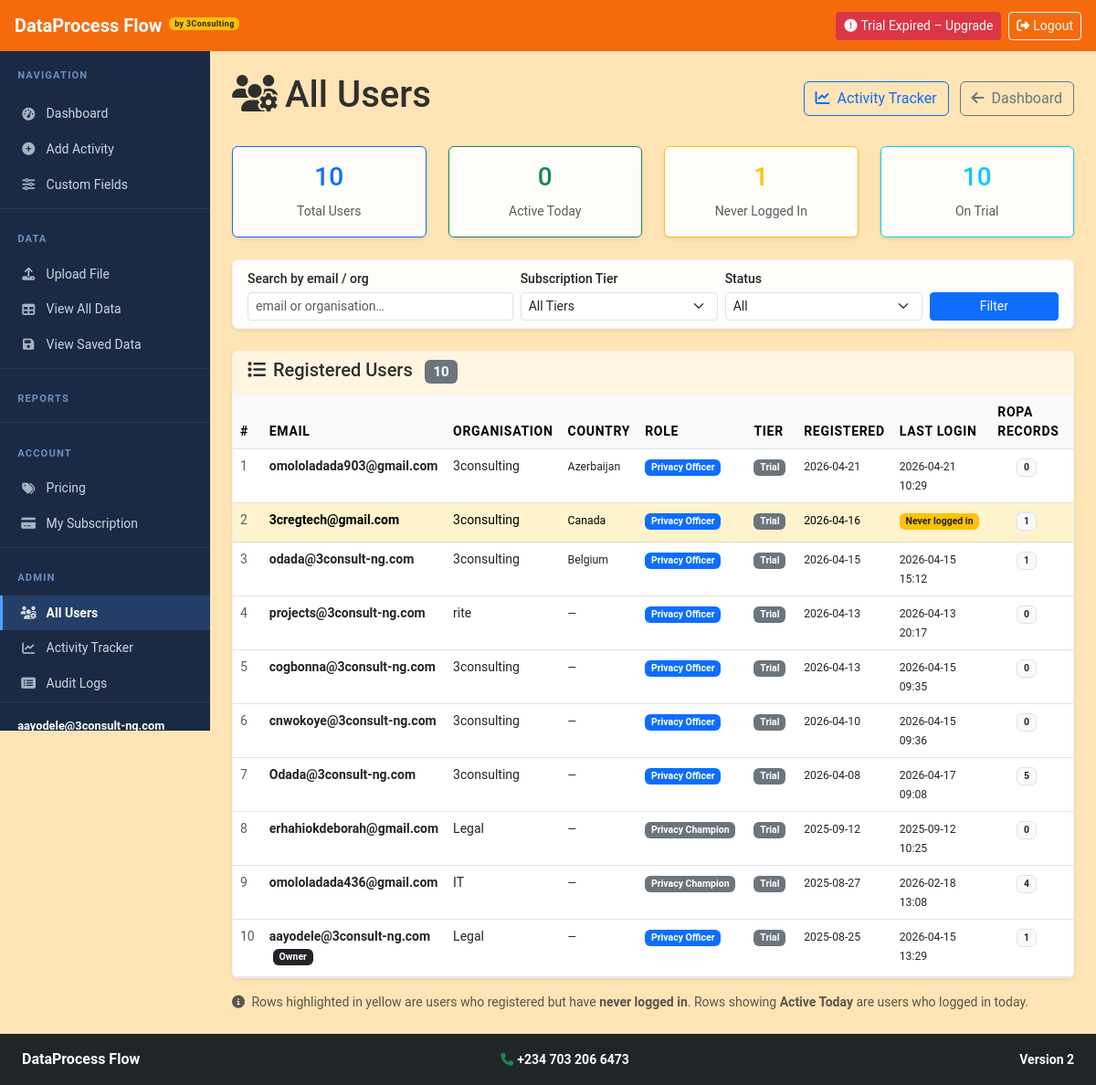
/admin/users (signed in), run on an earlier commit of the app's database.
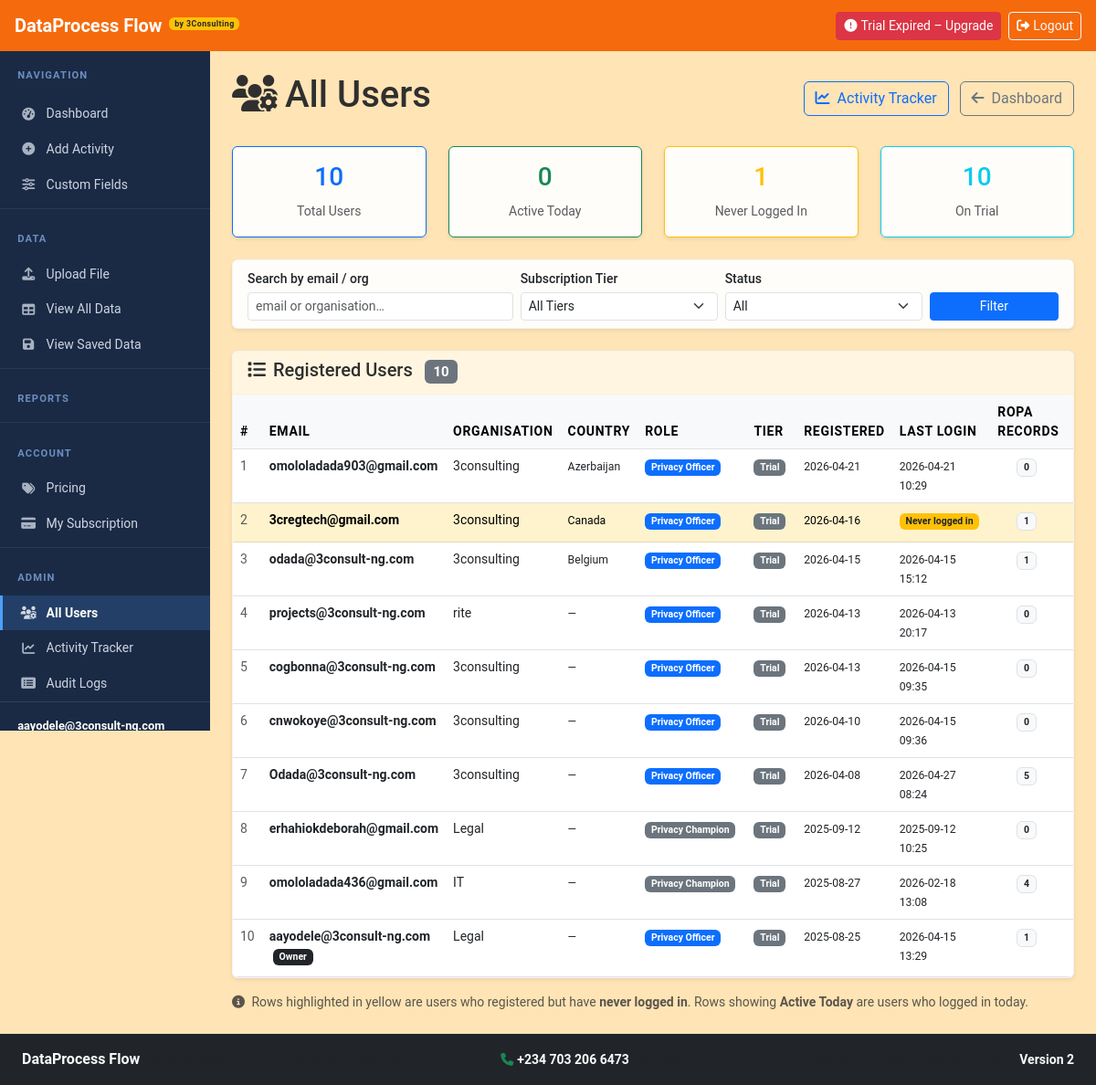
And on a later commit of the database.
### models.py (models this page shows)
class User(UserMixin, db.Model):
    __tablename__ = 'users'
    id = db.Column(Integer, primary_key=True)
    email = db.Column(String(120), unique=True, nullable=False)
    password_hash = db.Column(String(256), nullable=False)
    role = db.Column(String(50), nullable=False, default='Privacy Champion')
    department = db.Column(String(100))
    created_at = db.Column(DateTime, default=datetime.utcnow)
    last_login = db.Column(DateTime)
    reset_token = db.Column(String(256), nullable=True)
    reset_token_expires = db.Column(DateTime, nullable=True)
    country = db.Column(String(100), nullable=True)
    subscription_tier = db.Column(String(50), nullable=False, default='trial')
    trial_start_date = db.Column(DateTime, default=datetime.utcnow)
    subscription_start_date = db.Column(DateTime, nullable=True)
    subscription_end_date = db.Column(DateTime, nullable=True)
    upgrade_email_sent = db.Column(Boolean, default=False)
    ropa_records = db.relationship('ROPARecord', foreign_keys='ROPARecord.created_by', backref='creator', lazy=True)

### app.py (the view)
@app.route('/admin/users')
@login_required
def admin_users():
    if not is_superadmin_user(current_user):
        abort(403)
    q = request.args.get('q', '').strip()
    tier_filter = request.args.get('tier', '').strip()
    status_filter = request.args.get('status', '').strip()
    query = models.User.query
    if q:
        query = query.filter(
            (models.User.email.ilike(f'%{q}%')) |
            (models.User.department.ilike(f'%{q}%'))
        )
    if tier_filter:
        query = query.filter(models.User.subscription_tier == tier_filter)
    if status_filter == 'active':
        query = query.filter(models.User.last_login.isnot(None))
    elif status_filter == 'inactive':
        query = query.filter(models.User.last_login.is_(None))
    users = query.order_by(models.User.created_at.desc()).all()
    today = date.today()
    for u in users:
        u.ropa_count = models.ROPARecord.query.filter_by(created_by=u.id).count()
    stats = {
        'total': models.User.query.count(),
        'active_today': models.User.query.filter(
            models.User.last_login >= datetime.combine(today, datetime.min.time())
        ).count(),
        'never_logged_in': models.User.query.filter(models.User.last_login.is_(None)).count(),
        'on_trial': models.User.query.filter(models.User.subscription_tier == 'trial').count(),
    }
    log_audit_event('Admin View Users', current_user.email, 'Accessed admin user list')
    return render_template('admin_users.html', users=users, stats=stats, today=today)

### templates/admin_users.html (shortened to what this page needs)
{% extends "base.html" %}
{% block content %}
<div class="d-flex justify-content-between align-items-center mb-4">
    <h1><i class="fas fa-users-cog me-2"></i>All Users</h1>
    <div>
        <a href="{{ url_for('admin_activity') }}" class="btn btn-outline-primary me-2">
            <i class="fas fa-chart-line me-2"></i>Activity Tracker
        </a>
        <a href="{{ url_for('privacy_officer_dashboard') }}" class="btn btn-outline-secondary">
            <i class="fas fa-arrow-left me-2"></i>Dashboard
        </a>
    </div>
</div>
<div class="row mb-4">
    <div class="col-md-3">
        <div class="card text-center border-primary">
            <div class="card-body">
                <h3 class="text-primary">{{ stats.total }}</h3>
                <small class="text-muted">Total Users</small>
            </div>
        </div>
    </div>
    <div class="col-md-3">
        <div class="card text-center border-success">
            <div class="card-body">
                <h3 class="text-success">{{ stats.active_today }}</h3>
                <small class="text-muted">Active Today</small>
            </div>
        </div>
    </div>
    <div class="col-md-3">
        <div class="card text-center border-warning">
            <div class="card-body">
                <h3 class="text-warning">{{ stats.never_logged_in }}</h3>
                <small class="text-muted">Never Logged In</small>
            </div>
        </div>
    </div>
    <div class="col-md-3">
        <div class="card text-center border-info">
            <div class="card-body">
                <h3 class="text-info">{{ stats.on_trial }}</h3>
                <small class="text-muted">On Trial</small>
            </div>
        </div>
    </div>
</div>
<div class="card mb-4">
    <div class="card-body py-2">
        <form method="GET" class="row g-2 align-items-end">
            <div class="col-md-4">
                <label class="form-label small mb-1">Search by email / org</label>
                <input type="text" name="q" value="{{ request.args.get('q','') }}" class="form-control form-control-sm" placeholder="email or organisation…">
            </div>
            <div class="col-md-3">
                <label class="form-label small mb-1">Subscription Tier</label>
                <select name="tier" class="form-select form-select-sm">
                    <option value="">All Tiers</option>
                </select>
            </div>
            <div class="col-md-3">
                <label class="form-label small mb-1">Status</label>
                <select name="status" class="form-select form-select-sm">
                    <option value="">All</option>
                </select>
            </div>
            <div class="col-md-2">
                <button type="submit" class="btn btn-primary btn-sm w-100">Filter</button>
            </div>
        </form>
    </div>
</div>
<div class="card">
    <div class="card-header">
        <h5 class="mb-0">
            <i class="fas fa-list me-2"></i>Registered Users
            <span class="badge bg-secondary ms-2">{{ users|length }}</span>
        </h5>
    </div>
    <div class="card-body p-0">
        {% if users %}
        <div class="table-responsive">
            <table class="table table-hover mb-0" style="font-size:0.875rem;">
                <thead class="table-light">
                    <tr>
                        <th>#</th>
                        <th>Email</th>
                        <th>Organisation</th>
                        <th>Country</th>
                        <th>Role</th>
                        <th>Tier</th>
                        <th>Registered</th>
                        <th>Last Login</th>
                        <th>ROPA Records</th>
                        <th>Status</th>
                    </tr>
                </thead>
                <tbody>
                    {% for user in users %}
                    {% set never_logged = user.last_login is none %}
                    {% set last_active_today = user.last_login and user.last_login.date() == today %}
                    <tr class="{{ 'table-warning' if never_logged else '' }}">
                        <td class="text-muted">{{ loop.index }}</td>
                        <td>
                            <strong>{{ user.email }}</strong>
                            {% if user.id == 1 %}<span class="badge bg-dark ms-1">Owner</span>{% endif %}
                        </td>
                        <td>{{ user.department or '—' }}</td>
                        <td><small>{{ user.country or '—' }}</small></td>
                        <td>
                            <span class="badge bg-{{ 'primary' if user.role == 'Privacy Officer' else 'secondary' }}">
                                {{ user.role }}
                            </span>
                        </td>
                        <td>
                            {% set tier_colors = {'trial': 'secondary', 'starter': 'success', 'growth': 'primary', 'enterprise': 'dark'} %}
                            <span class="badge bg-{{ tier_colors.get(user.subscription_tier, 'secondary') }}">
                                {{ user.subscription_tier|title }}
                            </span>
                        </td>
                        <td>
                            <small>{{ user.created_at.strftime('%Y-%m-%d') if user.created_at else 'N/A' }}</small>
                        </td>
                        <td>
                            {% if user.last_login %}
                                <small class="{{ 'text-success fw-bold' if last_active_today else '' }}">
                                    {{ user.last_login.strftime('%Y-%m-%d %H:%M') }}
                                </small>
                            {% else %}
                                <span class="badge bg-warning text-dark">Never logged in</span>
                            {% endif %}
                        </td>
                        <td class="text-center">
                            <span class="badge bg-light text-dark border">{{ user.ropa_count }}</span>
                        </td>
                        <td>
                        </td>
                    </tr>
                    {% endfor %}
                </tbody>
            </table>
        </div>
        {% else %}
        <div class="text-center py-4 text-muted">No users found matching your filters.</div>
        {% endif %}
    </div>
</div>
<div class="mt-3 text-muted small">
    <i class="fas fa-info-circle me-1"></i>
    Rows highlighted in yellow are users who registered but have <strong>never logged in</strong>.
    Rows showing <strong>Active Today</strong> are users who logged in today.
</div>
{% endblock %}

### templates/base.html (shortened to what this page needs)
<!DOCTYPE html>
<html lang="en" data-bs-theme="light">
<head>
    <link href="https://cdn.jsdelivr.net/npm/bootstrap@5.3.0/dist/css/bootstrap.min.css" rel="stylesheet">
    <link href="https://cdnjs.cloudflare.com/ajax/libs/font-awesome/6.4.0/css/all.min.css" rel="stylesheet">
    <link href="{{ url_for('static', filename='css/custom.css') }}" rel="stylesheet">
</head>
<body>
    <nav class="navbar navbar-dark bg-primary px-3 {% if current_user.is_authenticated %}navbar-auth{% endif %}">
        <a class="navbar-brand fw-bold d-flex align-items-center gap-2" href="{{ url_for('index') }}">
            DataProcess Flow
            <span class="badge bg-warning text-dark" style="font-size:0.55rem;letter-spacing:0.05em;">by 3Consulting</span>
        </a>
        {% if current_user.is_authenticated %}
        <div class="ms-auto d-flex align-items-center gap-2">
            {% if sub_tier == 'trial' and sub_trial_days is not none %}
            <a href="{{ url_for('pricing') }}" class="btn btn-sm btn-warning">
                <i class="fas fa-clock me-1"></i>Trial: {{ sub_trial_days }}d left
            </a>
            {% elif sub_tier == 'expired' %}
            <a href="{{ url_for('pricing') }}" class="btn btn-sm btn-danger">
                <i class="fas fa-exclamation-circle me-1"></i>Trial Expired – Upgrade
            </a>
            {% elif sub_tier %}
            <span class="badge bg-{{ sub_config.get('color', 'secondary') }} fs-6 px-3 py-2">
                <i class="fas fa-star me-1"></i>{{ sub_config.get('name', sub_tier|title) }}
            </span>
            {% endif %}
            <a href="{{ url_for('logout') }}" class="btn btn-sm btn-outline-light">
                <i class="fas fa-sign-out-alt me-1"></i>Logout
            </a>
        </div>
        {% endif %}
    </nav>
    {% if current_user.is_authenticated %}
    <div class="app-shell">
        <nav id="sidebar">
            <div class="sidebar-brand">Navigation</div>
            <div class="nav flex-column mt-1">
                <a class="nav-link {% if request.endpoint in ['index','privacy_officer_dashboard','privacy_champion_dashboard'] %}active{% endif %}"
                   href="{{ url_for('index') }}">
                    <i class="fas fa-tachometer-alt"></i> Dashboard
                </a>
                <a class="nav-link {% if request.endpoint == 'add_activity' %}active{% endif %}"
                   href="{{ url_for('add_activity') }}">
                    <i class="fas fa-plus-circle"></i> Add Activity
                </a>
                {% if sub_tier and sub_tier != 'trial' %}
                <a class="nav-link {% if request.endpoint == 'custom_tabs' %}active{% endif %}"
                   href="{{ url_for('custom_tabs') }}">
                    <i class="fas fa-sliders-h"></i> Custom Fields
                </a>
                {% else %}
                <a class="nav-link text-muted" href="{{ url_for('subscription') }}" title="Upgrade to unlock Custom Fields">
                    <i class="fas fa-lock me-1"></i><i class="fas fa-sliders-h"></i> Custom Fields
                    <span class="badge bg-warning text-dark ms-1" style="font-size:0.65rem;">Pro</span>
                </a>
                {% endif %}
                {% if current_user.role == 'Privacy Officer' %}
                <div class="sidebar-divider"></div>
                <div class="sidebar-brand">Data</div>
                <a class="nav-link {% if request.endpoint == 'upload_file' %}active{% endif %}"
                   href="{{ url_for('upload_file') }}">
                    <i class="fas fa-upload"></i> Upload File
                </a>
                <a class="nav-link {% if request.endpoint == 'view_all_ropa_excel' %}active{% endif %}"
                   href="{{ url_for('view_all_ropa_excel') }}">
                    <i class="fas fa-table"></i> View All Data
                </a>
                <a class="nav-link {% if request.endpoint == 'view_saved_ropa' %}active{% endif %}"
                   href="{{ url_for('view_saved_ropa') }}">
                    <i class="fas fa-save"></i> View Saved Data
                </a>
                {% endif %}
                <div class="sidebar-divider"></div>
                <div class="sidebar-brand">Reports</div>
                <div class="sidebar-divider"></div>
                <div class="sidebar-brand">Account</div>
                <a class="nav-link {% if request.endpoint == 'pricing' %}active{% endif %}"
                   href="{{ url_for('pricing') }}">
                    <i class="fas fa-tags"></i> Pricing
                </a>
                {% if current_user.role == 'Privacy Officer' %}
                <a class="nav-link {% if request.endpoint == 'subscription' %}active{% endif %}"
                   href="{{ url_for('subscription') }}">
                    <i class="fas fa-credit-card"></i> My Subscription
                </a>
                {% endif %}
                {% if is_superadmin %}
                <div class="sidebar-divider"></div>
                <div class="sidebar-brand">Admin</div>
                <a class="nav-link {% if request.endpoint == 'admin_users' %}active{% endif %}"
                   href="{{ url_for('admin_users') }}">
                    <i class="fas fa-users-cog"></i> All Users
                </a>
                <a class="nav-link {% if request.endpoint == 'admin_activity' %}active{% endif %}"
                   href="{{ url_for('admin_activity') }}">
                    <i class="fas fa-chart-line"></i> Activity Tracker
                </a>
                <a class="nav-link {% if request.endpoint == 'audit_logs' %}active{% endif %}"
                   href="{{ url_for('audit_logs') }}">
                    <i class="fas fa-list-alt"></i> Audit Logs
                </a>
                {% endif %}
            </div>
            <div class="sidebar-user">
                <div class="user-email">{{ current_user.email }}</div>
            </div>
        </nav>
        <main class="main-content p-4">
    {% else %}
    <main class="container my-4">
    {% endif %}
        {% block content %}{% endblock %}
    {% if current_user.is_authenticated %}
        </main>
    </div>
    {% else %}
    </main>
    {% endif %}
    <footer class="bg-dark text-light py-3 mt-auto">
        <div class="container-fluid px-4">
            <div class="row align-items-center">
                <div class="col-md-5">
                    <span class="fw-bold">DataProcess Flow</span>
                    <span class="text-muted ms-2 small">by 3Consulting — ROPA Compliance Platform</span>
                </div>
                <div class="col-md-3 text-center">
                    <a href="tel:+442071234567" class="text-light text-decoration-none small">
                        <i class="fas fa-phone me-1 text-success"></i><strong>+234 703 206 6473</strong>
                    </a>
                    <span class="text-muted ms-2 small">Support</span>
                </div>
                <div class="col-md-4 text-md-end">
                    <small class="text-muted">Secure Compliance Management &nbsp;·&nbsp; <strong class="text-light">Version 2</strong></small>
                </div>
            </div>
        </div>
    </footer>
</body>
</html>

What changed in the data, as far as the page shows it:
changed User "Odada@3consult-ng.com": last_login "2026-04-17 09:08" → "2026-04-27 08:24"
